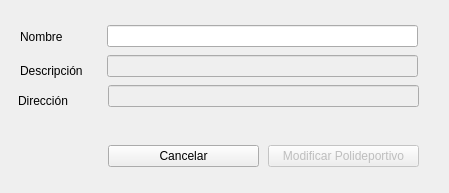
<?xml version="1.0" encoding="UTF-8"?>
<ui version="4.0">
 <class>Ventana_mod_polideportivo</class>
 <widget class="QWidget" name="Ventana_mod_polideportivo">
  <property name="geometry">
   <rect>
    <x>0</x>
    <y>0</y>
    <width>449</width>
    <height>193</height>
   </rect>
  </property>
  <property name="windowTitle">
   <string>Form</string>
  </property>
  <widget class="QLineEdit" name="entry_descripcion">
   <property name="enabled">
    <bool>false</bool>
   </property>
   <property name="geometry">
    <rect>
     <x>107</x>
     <y>55</y>
     <width>311</width>
     <height>22</height>
    </rect>
   </property>
  </widget>
  <widget class="QLabel" name="label_2">
   <property name="geometry">
    <rect>
     <x>20</x>
     <y>30</y>
     <width>59</width>
     <height>14</height>
    </rect>
   </property>
   <property name="text">
    <string>Nombre</string>
   </property>
  </widget>
  <widget class="QPushButton" name="btn_cancelar">
   <property name="geometry">
    <rect>
     <x>108</x>
     <y>145</y>
     <width>151</width>
     <height>22</height>
    </rect>
   </property>
   <property name="text">
    <string>Cancelar</string>
   </property>
  </widget>
  <widget class="QLineEdit" name="entry_direccion">
   <property name="enabled">
    <bool>false</bool>
   </property>
   <property name="geometry">
    <rect>
     <x>108</x>
     <y>85</y>
     <width>311</width>
     <height>22</height>
    </rect>
   </property>
  </widget>
  <widget class="QLineEdit" name="entry_nombre">
   <property name="geometry">
    <rect>
     <x>107</x>
     <y>25</y>
     <width>311</width>
     <height>22</height>
    </rect>
   </property>
  </widget>
  <widget class="QLabel" name="label_3">
   <property name="geometry">
    <rect>
     <x>20</x>
     <y>55</y>
     <width>91</width>
     <height>31</height>
    </rect>
   </property>
   <property name="text">
    <string>Descripción</string>
   </property>
  </widget>
  <widget class="QPushButton" name="btn_agregar">
   <property name="enabled">
    <bool>false</bool>
   </property>
   <property name="geometry">
    <rect>
     <x>268</x>
     <y>145</y>
     <width>151</width>
     <height>22</height>
    </rect>
   </property>
   <property name="text">
    <string>Modificar Polideportivo</string>
   </property>
  </widget>
  <widget class="QLabel" name="label_4">
   <property name="geometry">
    <rect>
     <x>18</x>
     <y>90</y>
     <width>81</width>
     <height>21</height>
    </rect>
   </property>
   <property name="text">
    <string>Dirección</string>
   </property>
  </widget>
 </widget>
 <resources/>
 <connections/>
</ui>
